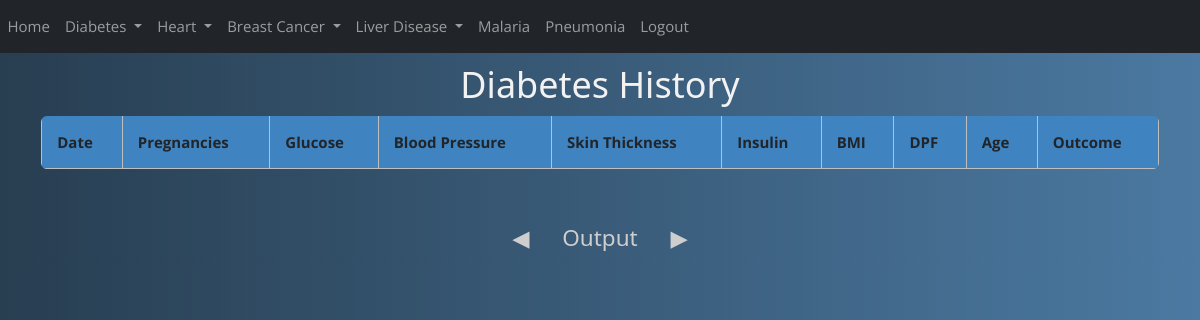
/diabetes_history (signed in), run on an earlier commit of the app's database.
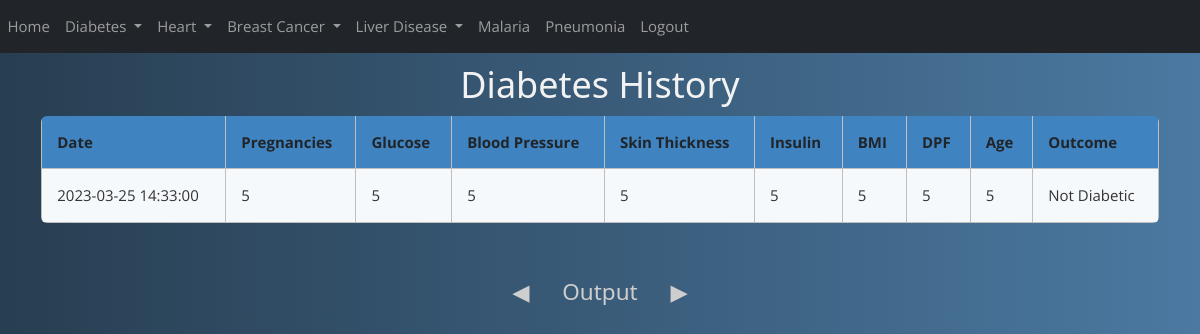
And on a later commit of the database.
### website/models.py (models this page shows)
class Diabetes(db.Model):
    id = db.Column(db.Integer, primary_key=True)
    date = db.Column(db.DateTime(timezone=True), default=func.now()) # To auto set date
    pregnancies = db.Column(db.Integer)
    glucose = db.Column(db.Integer)
    bloodpressure = db.Column(db.Integer)
    skinthichness = db.Column(db.Integer)
    insulin = db.Column(db.Integer)
    bmi = db.Column(db.Integer)
    dpf = db.Column(db.Integer)
    age = db.Column(db.Integer)
    outcome = db.Column(db.String(10000))
    user_id = db.Column(db.Integer, db.ForeignKey('user.id')) # not here

### website/views.py (the view)
@views.route("/diabetes_history")
@login_required
def diabetes_history():
    return render_template('diabetes_history.html', user=current_user)

### website/__init__.py (called while the page is built)
def create_app():
    app = Flask(__name__)
    app.config['SECRET_KEY'] = 'uuhfurhfueih hfu iehfuci heuh eusjhc nsjv nsweur'
    app.config['SQLALCHEMY_DATABASE_URI'] = f'sqlite:///{DB_NAME}'
    db.init_app(app)
    from .views import views
    from .auth import auth
    app.register_blueprint(views, url_prefix="/")
    app.register_blueprint(auth, url_prefix="/")
    from .models import User, Diabetes, Heart, BCancer, Liver
    create_database(app)
    login_manager = LoginManager()
    login_manager.login_view = 'auth.login'
    login_manager.init_app((app))
    @login_manager.user_loader
    def load_user(id):
        return User.query.get(int(id))
    return app

### website/templates/diabetes_history.html (shortened to what this page needs)
{% include 'nav(logged).html' %}
<head>
  <link rel="stylesheet" href="{{ url_for('static', filename='css/w3.css') }}">
    <link rel="stylesheet" href="{{ url_for('static', filename='css/blue.css') }}">
    </head>
    <body>
        <div class="container">
<h1>Diabetes History</h1>
  <table id="myTable" class="table rwd-table table table-striped table-bordered table-sm" cellspacing="0"
  width="100%">
    <tbody>
        <tr>
            <th>Date</th>
            <th>Pregnancies</th>
            <th>Glucose</th>
            <th>Blood Pressure</th>
            <th>Skin Thickness</th>
            <th>Insulin</th>
            <th>BMI</th>
            <th>DPF</th>
            <th>Age</th>
            <th>Outcome</th>
            </tr>
            {% for diabetes in user.diabetes %}
            <tr>
                <td>{{ diabetes.date }}</td>
                <td>{{ diabetes.pregnancies }}</td>
                <td>{{ diabetes.glucose }}</td>
                <td>{{ diabetes.bloodpressure }}</td>
                <td>{{ diabetes.skinthichness }}</td>
                <td>{{ diabetes.insulin }}</td>
                <td>{{ diabetes.bmi }}</td>
                <td>{{ diabetes.dpf }}</td>
                <td>{{ diabetes.age }}</td>
                <td>{{ diabetes.outcome }}</td>
      </tr>
      {% endfor %}
    </tbody>
  </table>
  <br><br>
  <h3>Output</h3>
</div>
    </body>

### website/templates/nav(logged).html (shortened to what this page needs)
<!DOCTYPE HTML>
    <head>
        <link rel="stylesheet" href="https://stackpath.bootstrapcdn.com/bootstrap/5.0.0-alpha1/css/bootstrap.min.css"
>
    </head>
    <body>
<nav class="navbar navbar-expand-lg navbar-dark bg-dark">
    <div class="collapse navbar-collapse" id="navbar">
        <div class="navbar-nav mr-auto">
            <a href="/home" class="nav-item nav-link" id="home">Home</a>
        </div>
        <div class="navbar-nav ml-auto">
            <li class="nav-item dropdown">
                <a class="nav-link dropdown-toggle" href="#" id="navbarDropdown" role="button" data-toggle="dropdown" aria-haspopup="true" aria-expanded="false">
                  Diabetes
                </a>
              </li>
              <li class="nav-item dropdown">
                <a class="nav-link dropdown-toggle" href="#" id="navbarDropdown" role="button" data-toggle="dropdown" aria-haspopup="true" aria-expanded="false">
                  Heart
                </a>
              </li>
              <li class="nav-item dropdown">
                <a class="nav-link dropdown-toggle" href="#" id="navbarDropdown" role="button" data-toggle="dropdown" aria-haspopup="true" aria-expanded="false">
                  Breast Cancer
                </a>
              </li>
              <li class="nav-item dropdown">
                <a class="nav-link dropdown-toggle" href="#" id="navbarDropdown" role="button" data-toggle="dropdown" aria-haspopup="true" aria-expanded="false">
                  Liver Disease
                </a>
              </li>
              <div class="collapse navbar-collapse" id="navbar">
                <div class="navbar-nav mr-auto">
                    <a href="/malaria" class="nav-item nav-link" id="home">Malaria</a>
                </div>
                <div class="collapse navbar-collapse" id="navbar">
                  <div class="navbar-nav mr-auto">
                      <a href="/pneumonia" class="nav-item nav-link" id="pneumonia">Pneumonia</a>
                  </div>
            <a href="/logout" class="nav-item nav-link" id="logout">Logout</a>
        </div>
    </div>
</nav>
    </body>
</html>

### website/static/css/w3.css (style rules this page uses)
*,*:before,*:after { box-sizing:inherit }
body { margin:0 }
article,aside,details,figcaption,figure,footer,header,main,menu,nav,section { display:block }
a { background-color:transparent }
html,body { font-family:Verdana,sans-serif;font-size:15px;line-height:1.5 }
h1 { font-size:36px }
h3 { font-size:24px }
h1,h2,h3,h4,h5,h6 { font-family:"Segoe UI",Arial,sans-serif;font-weight:400;margin:10px 0 }
a { color:inherit }

### website/static/css/blue.css (style rules this page uses)
* { font-family: 'Open Sans', sans-serif; }
.rwd-table { margin: auto; min-width: 300px; max-width: 100%; border-collapse: collapse; }
.rwd-table tr:first-child { border-top: none; background: #428bca; color: #fff; }
.rwd-table tr { border-top: 1px solid #ddd; border-bottom: 1px solid #ddd; background-color: #f5f9fc; }
.rwd-table th { display: none; }
.rwd-table td { display: block; }
.rwd-table td:first-child { margin-top: .5em; }
.rwd-table td:last-child { margin-bottom: .5em; }
.rwd-table td:before { content: attr(data-th) ": "; font-weight: bold; width: 120px; display: inline-block; color: #000; }
.rwd-table th, .rwd-table td { text-align: left; }
.rwd-table { color: #333; border-radius: .4em; overflow: hidden; }
.rwd-table tr { border-color: #bfbfbf; }
.rwd-table th, .rwd-table td { padding: .5em 1em; }
@media screen and (min-width: 600px) { .rwd-table td:before { display: none; } }
@media screen and (min-width: 600px) { .rwd-table th, .rwd-table td { display: table-cell; padding: .25em .5em; } }
@media screen and (min-width: 600px) { .rwd-table th:first-child, .rwd-table td:first-child { padding-left: 0; } }
@media screen and (min-width: 600px) { .rwd-table th:last-child, .rwd-table td:last-child { padding-right: 0; } }
@media screen and (min-width: 600px) { .rwd-table th, .rwd-table td { padding: 1em !important; } }
body { background: #4B79A1; background: -webkit-linear-gradient(to left, #4B79A1, #283E51); background: linear-gradient(to left, #4B79A1, #283E51); }
h1 { text-align: center; font-size: 2.4em; color: #f2f2f2; }
.container { display: block; text-align: center; }
h3 { display: inline-block; position: relative; text-align: center; font-size: 1.5em; color: #cecece; }
h3:before { content: "\25C0"; position: absolute; left: -50px; -webkit-animation: leftRight 2s linear infinite; animation: leftRight 2s linear infinite; }
h3:after { content: "\25b6"; position: absolute; right: -50px; -webkit-animation: leftRight 2s linear infinite reverse; animation: leftRight 2s linear infinite reverse; }

What changed in the data, as far as the page shows it:
added Diabetes: date "2023-03-25 14:33:00", pregnancies "5", glucose "5", bloodpressure "5", skinthichness "5", insulin "5", bmi "5", dpf "5", age "5", outcome "Not Diabetic"
